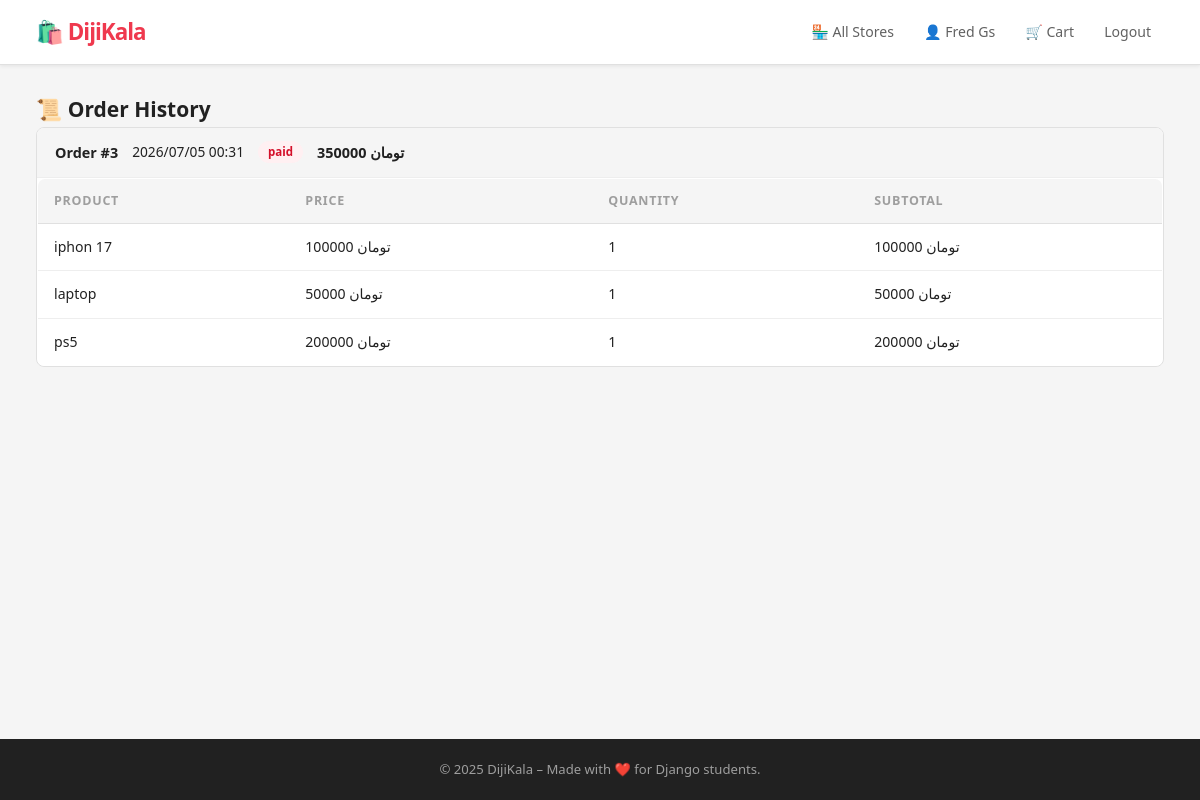
Screenshot of /cart/orders/ (signed in) with the database file from the repository.
### accounts/models.py (models this page shows)
class User(AbstractBaseUser, PermissionsMixin):
        phone = models.CharField(max_length=15, unique=True, verbose_name="Phone Number")
        first_name = models.CharField(max_length=100,verbose_name="First Name")
        last_name = models.CharField(max_length=100,verbose_name="Last Name")
        is_active = models.BooleanField(default=True)
        is_staff = models.BooleanField(default=False)
        is_seller = models.BooleanField(default=False)
        created_at = models.DateTimeField(auto_now_add=True)
        updated_at = models.DateTimeField(auto_now=True)
        objects = CustomUserManager()
        USERNAME_FIELD = 'phone'
        REQUIRED_FIELDS = ['first_name','last_name']
        def __str__(self):
            return f"{self.first_name} {self.last_name}"

### stores/models.py (models this page shows, shortened)
class Order(models.Model):
    STATUS_CHOICES = [
        ('pending', 'Pending'),
        ('paid', 'Paid'),
        ('cancelled', 'Cancelled'),
    ]
    user = models.ForeignKey(settings.AUTH_USER_MODEL, on_delete=models.CASCADE, related_name='orders')
    created_at = models.DateTimeField(auto_now_add=True)
    total = models.DecimalField(max_digits=10, decimal_places=0)
    status = models.CharField(max_length=20, choices=STATUS_CHOICES, default='pending')
    class Meta:
        ordering = ['-created_at']

class OrderItem(models.Model):
    order = models.ForeignKey(Order, on_delete=models.CASCADE, related_name='items')
    product = models.ForeignKey(Product, on_delete=models.CASCADE)
    quantity = models.PositiveIntegerField()
    price = models.DecimalField(max_digits=10, decimal_places=0)  # قیمت موقع خرید
    def subtotal(self):
        return self.price * self.quantity

class Product(models.Model):
    category = models.ForeignKey(Category, on_delete=models.SET_NULL, null=True, blank=True, related_name='products')  # ← اضافه کن
    name = models.CharField(max_length=200,verbose_name="Name")
    price = models.DecimalField(max_digits=10,decimal_places=0,verbose_name="Price")
    description = models.TextField(blank=True, null=True,verbose_name="Descriptions")
    image = models.ImageField( upload_to="stores/images/",verbose_name="Image")
    store = models.ForeignKey(Store,on_delete=models.CASCADE,related_name="products")
    created_at = models.DateTimeField(auto_now_add=True)
    stock = models.PositiveIntegerField(default=0, verbose_name="Stock")
    is_active = models.BooleanField(default=True, verbose_name="Active")
    class Meta:
        verbose_name = "Product"
        verbose_name_plural = "Products"
        ordering = ["-created_at"]

### cart/views.py (the view)
# urls.py: path('orders/', order_history, name='order_history'),
@login_required
def order_history(request):
    orders = Order.objects.filter(user=request.user).prefetch_related('items__product')
    return render(request, 'cart/order_history.html', {'orders': orders})

### templates/cart/order_history.html (shortened to what this page needs)
{% extends 'base/base.html' %}
{% block content %}
<h2>📜 Order History</h2>
{% if orders %}
    {% for order in orders %}
        <div class="order-card">
            <div class="order-header">
                <strong>Order #{{ order.id }}</strong>
                <span>{{ order.created_at|date:"Y/m/d H:i" }}</span>
                <span class="badge">{{ order.status }}</span>
                <strong>{{ order.total }} تومان</strong>
            </div>
            <table class="cart-table">
                <thead>
                    <tr>
                        <th>Product</th>
                        <th>Price</th>
                        <th>Quantity</th>
                        <th>Subtotal</th>
                    </tr>
                </thead>
                <tbody>
                    {% for item in order.items.all %}
                    <tr>
                        <td>{{ item.product.name }}</td>
                        <td>{{ item.price }} تومان</td>
                        <td>{{ item.quantity }}</td>
                        <td>{{ item.subtotal }} تومان</td>
                    </tr>
                    {% endfor %}
                </tbody>
            </table>
        </div>
    {% endfor %}
{% else %}
    <p>No orders yet. <a href="/">Start Shopping</a></p>
{% endif %}
{% endblock %}

### templates/base/base.html (shortened to what this page needs)
{% load static %}
<!DOCTYPE html>
<html lang="en">
<head>
    <link rel="stylesheet" href="{% static 'css/style.css' %}">
</head>
<body>
    <nav class="navbar">
        <div class="container">
            <div class="nav-left">
                <a href="/" class="logo">🛍️ DijiKala</a>
            </div>
            <div class="nav-right">
                <a href="{% url 'stores_list' %}">🏪 All Stores</a>
                {% if user.is_authenticated %}
                    <a href="{% url 'customer_panel' %}">👤 {{ user }}</a>
                    <a href="{% url 'cart' %}">🛒 Cart</a>
                    <form method="post" action="{% url 'logout' %}" style="display:inline;">
                        <button type="submit" class="btn-link">Logout</button>
                    </form>
                {% else %}
                    <a href="{% url 'login' %}">Login</a>
                    <a href="{% url 'signup' %}">Sign Up</a>
                {% endif %}
            </div>
        </div>
    </nav>
    <main class="container">
        {% block content %}
        {% endblock %}
    </main>
    <footer class="footer">
        <p>© 2025 DijiKala – Made with ❤️ for Django students.</p>
    </footer>
</body>
</html>

### static/css/style.css (style rules this page uses)
*, *::before, *::after { margin: 0; padding: 0; box-sizing: border-box; }
:root { --red: #EF394E; --red-dark: #D4102A; --red-light: #FFF0F2; --red-mid: #FFD6DB; --orange: #FF6B00; --orange-light: #FFF3E8; --gray-50: #F5F5F5; --gray-100: #EEEEEE; --gray-200: #E0E0E0; --gray-400: #9E9E9E; --gray-600: #616161; --gray-800: #212121; --white: #FFFFFF; --radius-sm: 6px; --radius: 8px; --radius-lg: 12px; --shadow-sm: 0 1px 4px rgba(0,0,0,0.08); --shadow-md: 0 2px 10px rgba(0,0,0,0.1); --t: 0.15s ease; }
body { background: var(--gray-50); color: var(--gray-800); font-family: 'IRANSans', 'Segoe UI', Tahoma, system-ui, sans-serif; font-size: 14px; line-height: 1.6; min-height: 100vh; display: flex; flex-direction: column; }
.navbar { background: var(--white); border-bottom: 1px solid var(--gray-200); position: sticky; top: 0; z-index: 200; box-shadow: var(--shadow-sm); }
.navbar .container { height: 64px; }
.logo { font-weight: 900; font-size: 1.4rem; color: var(--red); text-decoration: none; letter-spacing: -1px; }
.nav-right { display: flex; align-items: center; gap: 4px; }
.nav-right a { text-decoration: none; color: var(--gray-600); font-weight: 500; font-size: 0.88rem; padding: 7px 13px; border-radius: var(--radius-sm); transition: background var(--t), color var(--t); white-space: nowrap; }
.nav-right form button.btn-link { background: none; border: none; color: var(--gray-600); font-weight: 500; font-size: 0.88rem; padding: 7px 13px; border-radius: var(--radius-sm); cursor: pointer; transition: background var(--t), color var(--t); font-family: inherit; }
.container { width: 94%; max-width: 1200px; margin: 0 auto; display: flex; justify-content: space-between; align-items: center; }
main.container { display: block; padding: 28px 0 60px; flex: 1; }
.badge { display: inline-block; padding: 2px 10px; border-radius: 20px; font-size: 0.72rem; font-weight: 600; background: var(--red-light); color: var(--red-dark); }
.cart-table, .products-table { width: 100%; border-collapse: collapse; background: var(--white); border-radius: var(--radius); overflow: hidden; border: 1px solid var(--gray-200); }
.cart-table th, .products-table th { background: var(--gray-50); padding: 12px 16px; text-align: left; font-size: 0.78rem; font-weight: 700; color: var(--gray-400); text-transform: uppercase; letter-spacing: 0.06em; border-bottom: 1px solid var(--gray-200); }
.cart-table td, .products-table td { padding: 12px 16px; border-bottom: 1px solid var(--gray-100); font-size: 0.88rem; color: var(--gray-800); vertical-align: middle; }
.cart-table tr:last-child td, .products-table tr:last-child td { border-bottom: none; }
.order-card { background: var(--white); border-radius: var(--radius); border: 1px solid var(--gray-200); margin-bottom: 16px; overflow: hidden; }
.order-header { display: flex; align-items: center; gap: 14px; padding: 13px 18px; background: var(--gray-50); border-bottom: 1px solid var(--gray-100); font-size: 0.86rem; flex-wrap: wrap; }
.order-header strong { font-size: 0.9rem; color: var(--gray-800); }
.footer { background: var(--gray-800); color: var(--gray-400); text-align: center; padding: 20px; font-size: 0.82rem; margin-top: auto; }

### rows the page displays
User: first_name+last_name "Fred Gs"
Order: id "3", created_at "2026/07/05 00:31", status "paid", total "350000"
OrderItem: product.name "iphon 17", price "100000", quantity "1", subtotal "100000"
OrderItem: product.name "laptop", price "50000", quantity "1", subtotal "50000"
OrderItem: product.name "ps5", price "200000", quantity "1", subtotal "200000"
